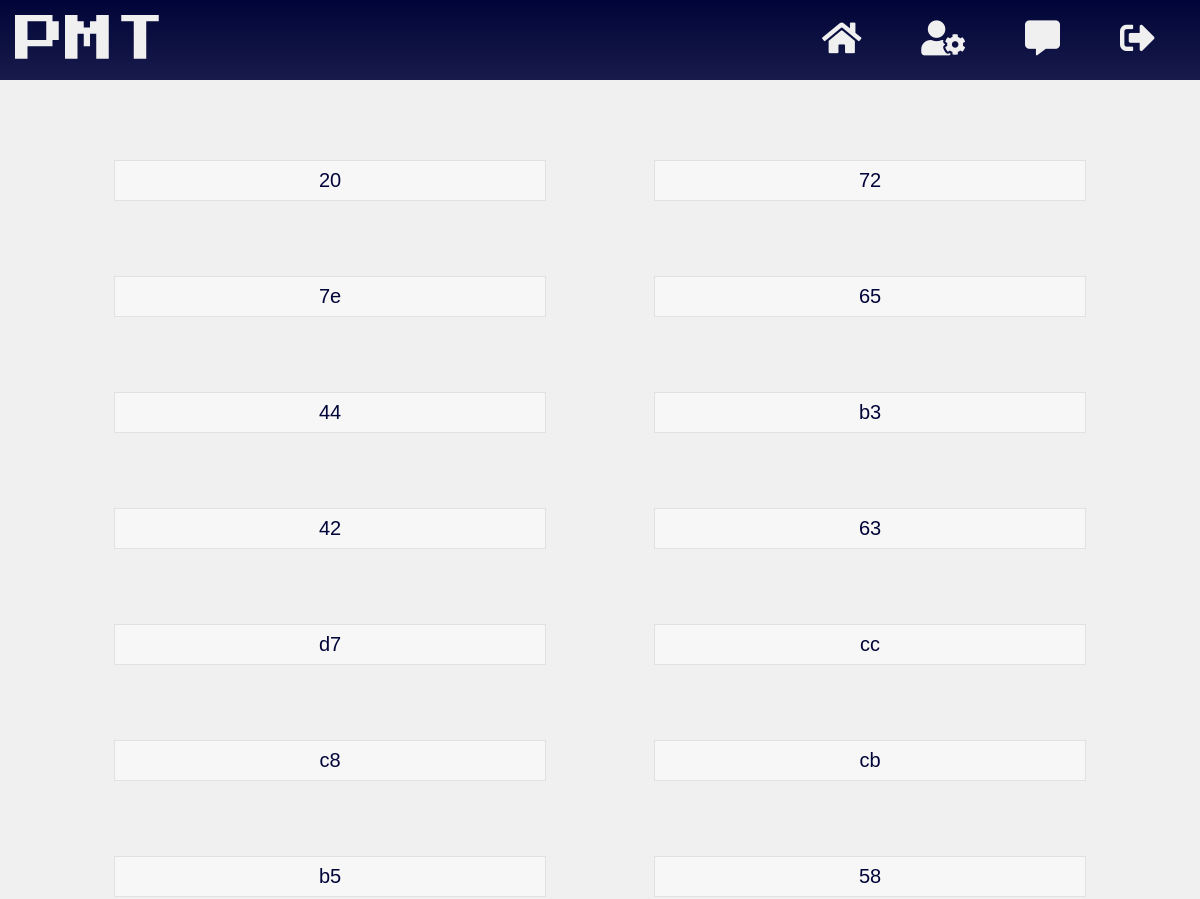
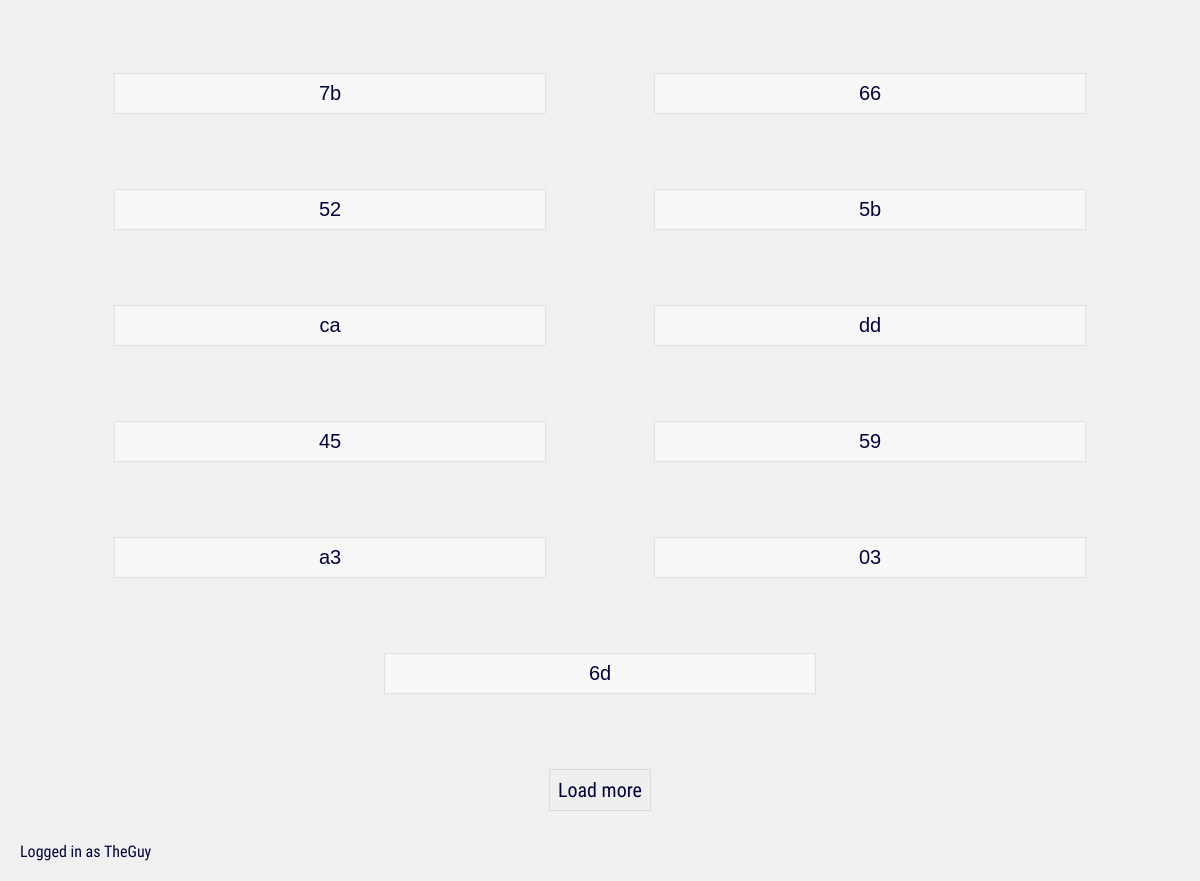
The app's page /settings (signed in) with its own data (2 pictures, top to bottom).
### app/models.py (models this page shows, shortened)
class Assumption(db.Model):
    __tablename__ = 'assumptions'
    id = db.Column(db.Integer(), primary_key=True)
    content = db.Column(db.String())
    content_type = db.Column(db.String())

class User(db.Model, UserMixin):
    __tablename__ = 'users'
    id = db.Column(db.Integer(), primary_key=True)
    username = db.Column(db.String(length=20), nullable=False, unique=True)
    email = db.Column(db.String(length=50), nullable=False, unique=True)
    password_hash = db.Column(db.String(length=60), nullable=False)
    age = db.Column(db.Integer(), nullable=False)
    gender = db.Column(db.String(length=6), nullable=False)
    assumptions = db.relationship('Assumption', secondary=users_to_assumptions,
    backref=db.backref('users', lazy=True), lazy=True)
    added_users = db.relationship('User', secondary=users_to_users,
                  primaryjoin=(users_to_users.c.added_id == id),
                  secondaryjoin=(users_to_users.c.adder_id == id),
                  backref=db.backref('adder_users', lazy=True), lazy=True)
    @property
    def password(self):
        return self.password

### app/routes.py (the view)
@app.route('/settings')
@login_required
def assumptions_page():
    assumptions = Assumption.query.limit(25)
    return render_template('assumptions.html', assumptions=assumptions)

### user_loader/__init__.py (called while the page is built)
@login_manager.user_loader
def load_user(user_id):
    return User.query.get(int(user_id))

### app/templates/assumptions.html (shortened to what this page needs)
{% extends 'uniform/base.html' %}
{% block css_files %}
<link rel="stylesheet"
href="{{ url_for('static', filename='css/minified/assumptions.css') }}">
{% endblock %}
{% block content %}
<ul id="list_of_assumptions">
  {% for assumption in assumptions %}
  {% if assumption not in current_user.assumptions %}
  <div class="list-item-wrapper" ASSUMPTION_ID="{{ assumption.id }}">
    <li class="{{ assumption.content_type }}">
      {{ assumption.content }}
    </li>
  </div>
  {% endif %}
  {% endfor %}
</ul>
<button type="button" name="load more" id="load_more">Load more</button>
{% endblock %}
{% block footer %}
Logged in as {{ current_user.username }}
{% endblock %}

### app/templates/uniform/base.html (shortened to what this page needs)
<!DOCTYPE html>
<html lang="en" dir="ltr">
  <head>
    <link rel="stylesheet"
    href="{{ url_for('static', filename='css/uniform/minified/base.css') }}">
    {% if current_user.is_authenticated %}
    <link rel="stylesheet"
    href="{{ url_for('static', filename='icons/css/minified/all.css') }}">
    {% endif %}
    {% block css_files %}{% endblock %}
  </head>
  <body>
    <header>
      <span>
        <abbr title="Personality Matching Tool.">
          <a href="{{ url_for('home_page') }}">PMT</a>
        </abbr>
      </span>
      <nav>
        {% if current_user.is_authenticated %}
        <a href="{{ url_for('home_page') }}" title="home"><span class="home">
          <i class="fas fa-home"></i>
        </span></a>
        <a href="{{ url_for('assumptions_page') }}" title="assumptions">
          <span class="assumptions">
          <i class="fas fa-user-cog"></i>
          </span>
        </a>
        <a href="#" title="chat">
          <span class="chat">
            <i class="fas fa-comment-alt"></i>
          </span>
        </a>
        <a href="{{ url_for('logout_page') }}" title="logout">
          <span class="logout">
          <i class="fas fa-sign-out-alt"></i>
        </span></a>
        {% endif %}
      </nav>
    </header>
    <main>
      {% block content %}{% endblock %}
    </main>
    <footer>
      {% block footer %}{% endblock %}
    </footer>
  </body>
</html>

### app/static/css/uniform/minified/base.css (style rules this page uses)
* { box-sizing:border-box;margin:0 }
body { background:#f0f0f0 }
header { display:flex;flex-direction:column;background:linear-gradient(to bottom,#000438,rgba(0,4,56,.9));color:#f0f0f0;padding-bottom:10px }
header>span { font-size:70px;margin:30px 0 30px 0;font-family:brand-font,sans-serif }
header abbr { text-decoration:none }
header * { text-align:center }
header>nav { display:flex;font-size:20px;font-weight:900 }
nav>a { flex-basis:100% }
a,a:active,a:hover,a:link,a:visited { color:inherit;text-decoration:none }
button,header { -webkit-touch-callout:none;-webkit-user-select:none;-khtml-user-select:none;-moz-user-select:none;-ms-user-select:none;user-select:none }
main { margin-bottom:50px }
footer { position:fixed;bottom:0;right:0;left:0;padding:20px;background:rgba(240,240,240);color:#000438;font-family:roboto-regular,sans-serif;text-align:center }
@media (min-width:769px) { header { flex-direction:row;padding:15px;justify-content:space-between;align-items:center } }
@media (min-width:769px) { header>span { font-size:50px;margin:0 } }
@media (min-width:769px) { header>nav { font-weight:100;font-size:35px } }
@media (min-width:769px) { nav>a>span { padding:10px 30px } }
@media (min-width:769px) { nav>a>span { -webkit-transition:background .1s ease;-o-transition:background .1s ease;-moz-transition:background .1s ease;-ms-transition:background .1s ease } }
@media (min-width:769px) { header { position:sticky;top:0;z-index:1 } }
@media (min-width:769px) { footer { text-align:left } }

### app/static/css/minified/assumptions.css (style rules this page uses)
ul { padding:0;margin:80px auto 0 auto;width:90%;display:flex;flex-wrap:wrap }
.list-item-wrapper { flex-basis:100%;position:relative;margin-bottom:75px }
li.type-text { border:1px solid rgba(0,0,0,.09);list-style:none;font-family:sans-serif;color:#000438;background:#f7f7f7;padding:8px;text-align:center }
button#load_more { padding:8px;color:#000438;border:1px solid rgba(0,0,0,.09);font-family:roboto-regular;font-size:20px;display:block;margin:0 auto 70px auto;cursor:pointer }
@media (min-width:769px) { ul { justify-content:space-between } }
@media (min-width:769px) { li { transition:box-shadow 250ms ease } }
@media (min-width:769px) { li.type-text { font-size:20px } }
@media (min-width:769px) { ul { justify-content:space-around } }
@media (min-width:769px) { .list-item-wrapper { flex-basis:40% } }

### records on screen
Assumption: content "20"
Assumption: content "72"
Assumption: content "7e"
Assumption: content "65"
Assumption: content "44"
Assumption: content "b3"
Assumption: content "42"
Assumption: content "63"
Assumption: content "d7"
Assumption: content "cc"
Assumption: content "c8"
Assumption: content "cb"
Assumption: content "b5"
Assumption: content "58"
Assumption: content "7b"
Assumption: content "66"
Assumption: content "52"
Assumption: content "5b"
Assumption: content "ca"
Assumption: content "dd"
Assumption: content "45"
Assumption: content "59"
Assumption: content "a3"
Assumption: content "03"
Assumption: content "6d"
User: username "TheGuy"
